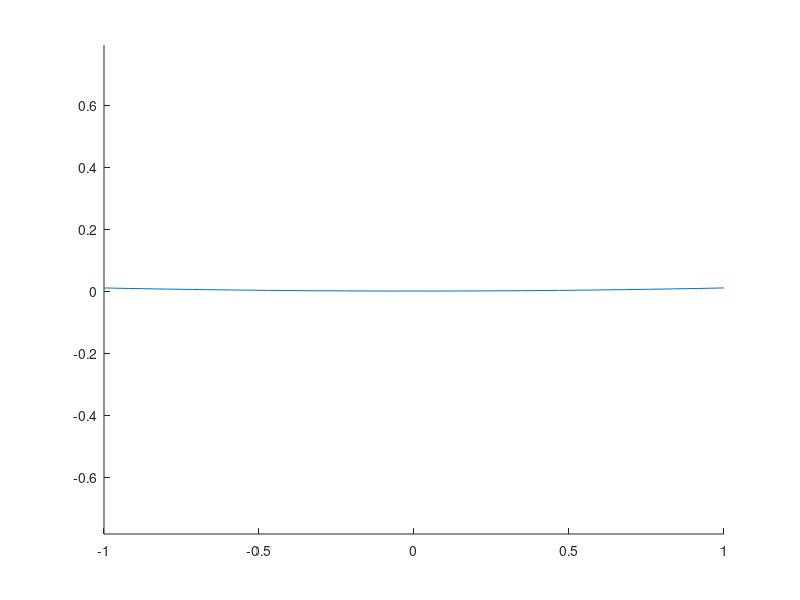

The MATLAB script that drew this image: (Note: this script raises an error after producing the figure.)
%%%%%%%To Solve our PDE
%u_t= (beta/4)*(s^2 -1)*u_ss-(1/eta)*(u_ssss)
close all 
clear all 

L=1;
N=50; %%%should be 51

%define eta and beta - add in constants 
beta=0.00617;
eta=1;

% Discretise over s
s= linspace(-L,L,N); 
ds=(s(2)-s(1)); %%% can think of as delta x 
% Discretise over t
dt=.000000;
t_max=1;
t=0:dt:t_max; 

%%%assign memory for displacement/pert
U =zeros(length(s),length(t));
size(U)

%%%Make derivatives look better:

U(:,1)=0.01*s.^2; %%small pertubation 


A=beta./4;
A=100;
B=1./eta;
B=1;
%loop over time 

for k = 1:length(t)-1 %%%integrates to k+1 - loop for time 
    %loop over space 
    for j = 3:length(s)-2 %%%%%%%%%%%% had to change to start @ 4 for BCs and end at length(s)-3
        
        %%%%To make Clearer let
        u_ss=U(j+1,k)-2*(U(j,k))+U(j-1,k);
        u_ss=u_ss./((ds).^2);
        
        u_ssss=U(j+2,k)-4*U(j+1,k)+6*U(j,k)-4*U(j-1,k)+U(j-2,k);
        u_ssss=u_ssss./((ds).^4);
        
        %%actual derivative expression 
        U(j,k+1)=U(j,k)+dt*(A.*((s(j).^2)-1).*(u_ss)-B.*(u_ssss));
        
     
        
        
        
       
        
       
    
    end
    
    
       %%Boundary conditions 
%%U_sss=U_ss=0 at s=+-1 for now use one from vid (Dr Carlos Mon...)
%U(space,time)=U(j,k)

%%Backwards BC for s=-1 (1st order from wiki formula)
%%U_ss(-1)=0 ....
U(2,k+1)=2*U(3,k+1)-U(4,k+1);
%%U_sss(-1)=0
U(1,k+1)=3*U(2,k+1)-3*U(3,k+1)+U(4,k+1);
%%Forwards BC for s=1 (1st order from wiki formula)
%%U_ss(1)=0
U(end-1,k+1)=2*U(end-2,k+1)-U(end-3,k+1);
%%U_sss(1)=0
U(end,k+1)=3*U(end-1,k+1)-3*U(end-2,k+1)+U(end-3,k+1);


              %%%end of BC stuff 
              
             
end

U;

%%%plot this 
hold on
axis equal 
for i=1:10000:length(U(1,:))
    plot(s,U(:,i)')
    pause 
   
end





%%This makes noise when code is done. 
load handel
sound(y,Fs)


%beep on;
%beep;

